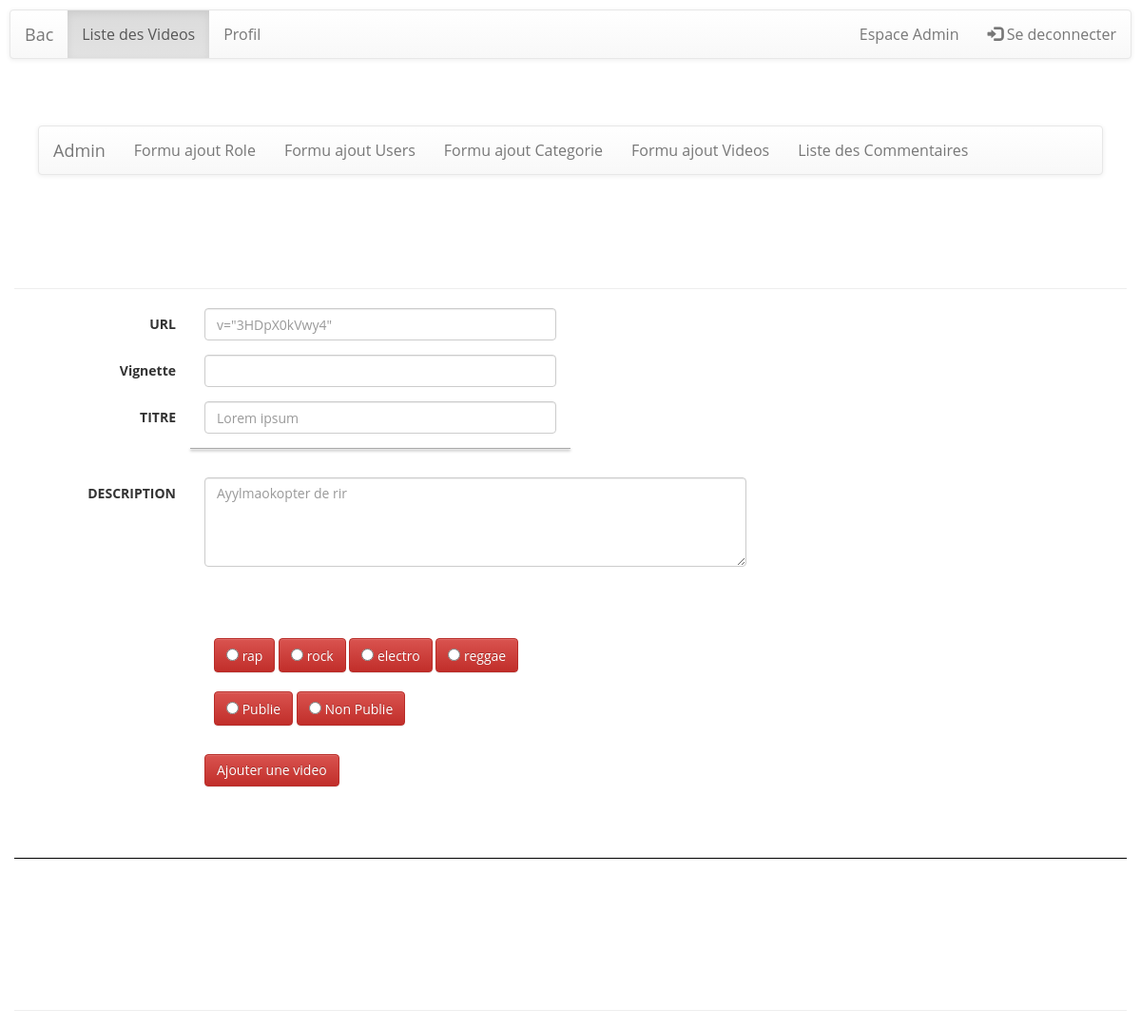
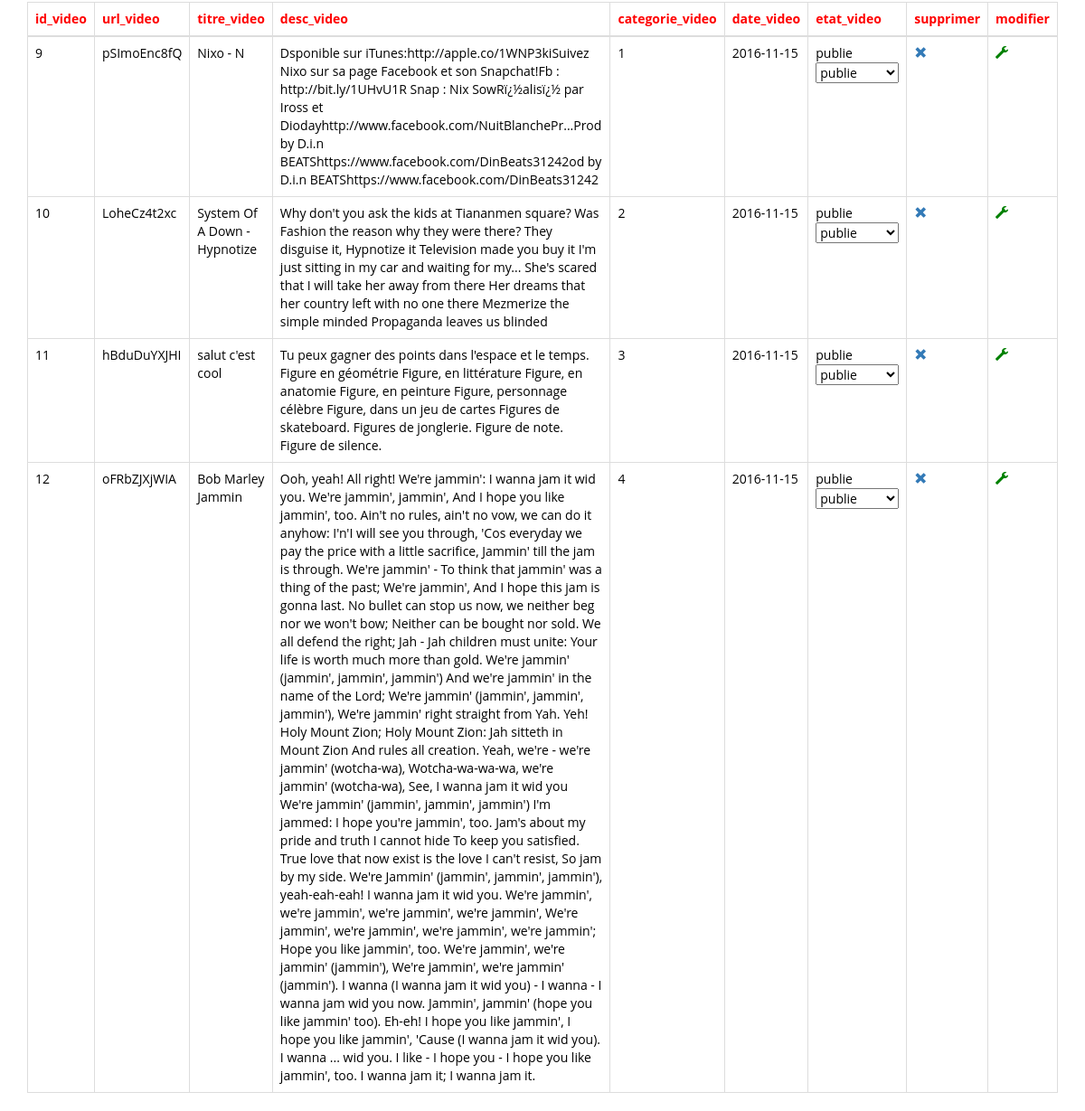
Page /formuAjoutVideo.php (signed in) on the committed database (2 pictures, top to bottom).
### tables this page shows
CREATE TABLE `categories` (
  `id_categorie` int(11) NOT NULL,
  `nom_categorie` varchar(50) NOT NULL
);

CREATE TABLE `videos` (
  `id_video` int(11) NOT NULL,
  `url_video` varchar(255) NOT NULL,
  `vignette_video` varchar(255) NOT NULL,
  `titre_video` varchar(255) NOT NULL,
  `desc_video` varchar(2000) NOT NULL,
  `categorie_video` varchar(255) NOT NULL,
  `date_video` date DEFAULT NULL,
  `etat_video` varchar(20) NOT NULL
);

### listVideos.php (the view, shortened to what this page needs)
<div class="container">
    <div class="row">
        <h2 class="page-header text-center">Liste des Videos !</h2>
    </div>
</div>
<?php
$link = mysqli_connect('localhost','knab','knab','bac');
$tableHeading =array('id_video',
    'url_video',
    'titre_video',
    'desc_video',
    'categorie_video',
    'date_video',
    'etat_video');
$tableHeading[]='supprimer';
$tableHeading[]='modifier';
echo "<div class='container'>";
echo "<table id='table' class='table table-bordered table-responsive table-hover'>";
echo "<thead><tr>";
$i=0;
$tailleChamps = count($tableHeading);
for( $i; $i < $tailleChamps; $i++)
{  ?>
    <th><?=$tableHeading[$i]?></th>
<?php }
echo "</tr></thead>";
echo "<tbody>";
$videos = "SELECT * FROM videos
	LEFT JOIN categories
	ON videos.categorie_video = categories.id_categorie
	ORDER BY id_video";
$reponse = mysqli_query($link, $videos);
if(mysqli_num_rows($reponse)>0){
    while($row = mysqli_fetch_assoc($reponse)){
        echo '<form action="modifier_video.php" method="post">';
        echo "<tr class='".$row['id_video']."'>";
        echo "<td class='".$row['id_video']."'>".$row['id_video']."<input type='hidden' name='id_video' value='".$row['id_video']."'></td>";
        echo "<td class='".$row['url_video']."'>".$row['url_video']."<input type='hidden' name='url_video' value='".$row['url_video']."'></td>";
        echo "<td class='".$row['titre_video']."'>".$row['titre_video']."<input type='hidden' name='titre_video' value='".$row['titre_video']."'></td>";
        echo "<td class='".$row['desc_video']."'>".$row['desc_video']."<input type='hidden' name='desc_video' value='".$row['desc_video']."'></td>";
        echo "<td class='".$row['categorie_video']."'>".$row['categorie_video']."<input type='hidden' name='categorie_video' value='".$row['categorie_video']."'></td>";
        echo "<td class='".$row['date_video']."'>".$row['date_video']."<input type='hidden' name='date_video' value='".$row['date_video']."'></td>";
        echo "<td class='".$row['etat_video']."'>".$row['etat_video']."<select type='hidden' name='etat_video'>
                                                                            <option value='publie'>publie</option>
                                                                            <option value='non publie'>non publie</option>
                                                                      </select>
                                                                         </td>";
        $champSupprimer = '<td><a id="'.$row["id_video"].'" href="javascript:void(0)" onclick="removeUser('.$row["id_video"].')">
						<span class="glyphicon glyphicon-remove" aria-hidden="true"></span></a></td>';
        echo $champSupprimer;
        $champModifier = ' <td><a  class="modifier" id="'.$row["id_video"].'" >
						<span class="glyphicon glyphicon-wrench" style="color:green;" aria-hidden="true"></span></a>
						<input type="submit" name="modifier" value="modifier"></td>';
        echo $champModifier;
        echo "</tr>";
        echo '</form>';
    }
}
echo "</tbody>";
echo "</table>";
echo "</div>";
?>

### formuAjoutVideo.php (shortened to what this page needs)
<?php
include('config.php');
?>
<!DOCTYPE html>
<html lang="fr">
<head>
    <link rel="stylesheet" href="https://maxcdn.bootstrapcdn.com/bootstrap/3.3.6/css/bootstrap.min.css">
    <link rel="stylesheet" href="https://maxcdn.bootstrapcdn.com/bootstrap/3.3.6/css/bootstrap-theme.min.css">
    <link href="assets/css/style.css" rel="stylesheet" />
    <link href="assets/css/custom.css" rel="stylesheet" />
</head>
<body>
<?php include ('navbar.php'); ?>
<?php include ('navbarAdmin.php'); ?>
<div class="container" style="background: white;border-bottom: 1px solid black;">
    <div class="row">
        <h2 class="page-header text-center">Formulaire pour ajouter une nouvelle video !</h2>
        <form class="form-horizontal" role="form" method="post" action="traitementAjoutVideo.php">
            <div class="form-group">
                <label class="col-sm-2 control-label">URL</label>
                <div class="col-md-4">
                    <input type="text" class="form-control" name="lienUrl" id="url1" value="">
                </div>
            </div>
            <div class="form-group">
                <label class="col-sm-2 control-label">Vignette</label>
                <div class="col-md-4">
                    <input type="text" class="form-control" name="vignette" id="url1" value="">
                </div>
            </div>
            <div class="form-group">
                <label class="col-sm-2 control-label">TITRE</label>
                <div class="col-md-4">
                    <input type="text" class="form-control" name="lienTitre" id="titre1" value="">
                </div>
            </div>
            <div class="row">
                <div class="col-md-4 col-xs-12 col-md-offset-2" style="border-bottom: 1px solid darkgrey;box-shadow: 0px 2px 3px #888888;margin-bottom:30px;"></div>
            </div>
            <div class="form-group">
                <label class="col-sm-2 control-label">DESCRIPTION</label>
                <div class="col-sm-6">
                    <textarea class="form-control" rows="4" name="description" id="description1" ></textarea>
                </div>
            </div>
            <br>
            <br>
            <br>
            <div class="col-md-6 col-md-offset-2">
                <?php
                $sql= "SELECT * FROM categories";
                $req = $link->query($sql);
                while ($row = mysqli_fetch_object($req)) {
                    ?>
                    <label class="btn btn-danger checked">
                        <input type="radio" name="categorie[]" value="<?= $row->id_categorie;?>"> <?= $row->nom_categorie;?>
                    </label>
                    <?php
                }
                ?>
                <br>
                <br>
                <label class="btn btn-danger checked">
                    <input type="radio" name="etat" value="publie"> Publie
                </label>
                <label class="btn btn-danger">
                    <input type="radio" name="etat" value="non publie"> Non Publie
                </label>
            </div>
            <div class="form-group">
                <div class="col-sm-10 col-sm-offset-2">
                    <input name="envoyer" type="submit" value="Ajouter une video" class="btn btn-danger" style="margin-top:30px;">
                </div>
            </div>
            <br>
            <br>
            <br>
        </form>
    </div>
</div>
<br>
<br>
<br>
<?php include('listVideos.php'); ?>
</body>
</html>

### assets/css/style.css (style rules this page uses)
h1, h2, h3, h4, h5, h6 { font-family:'Open Sans', sans-serif; font-weight: bold; color: white; }
.text-center { text-align:center; }
h2 { line-height:50px; color:#424242; }
.form-control { background-color: rgba(255, 255, 255, 0); }

### assets/css/custom.css (style rules this page uses)
html { margin:0; padding:0; }
body { background: url('http://www.freebiesgallery.com/wp-content/uploads/2012/08/dark-website-backgrounds-10.jpg'); background-size: 100%; background-repeat: repeat; margin: 0; padding:0; height: 100%; }
h2 { color:white; }
#table { background-color:white; }
th { color:red; }
tr { color:black; }
td { color:black; }

### rows in the picture
categories: nom_categorie "rap"
categories: nom_categorie "rock"
categories: nom_categorie "electro"
categories: nom_categorie "reggae"
videos: id_video "9", url_video "pSImoEnc8fQ", titre_video "Nixo - N", desc_video "Dsponible sur iTunes:http://apple.co/1WNP3kiSuivez Nixo sur sa page Facebook et son Snapchat!Fb : http://bit.ly/1UHvU1R Snap : Nix SowRï¿½alisï¿½ par Iross et Diodayhttp://www.facebook.com/NuitBlanchePr...Prod by D.i.n BEATShttps://www.facebook.com/DinBeats31242od by D.i.n BEATShttps://www.facebook.com/DinBeats31242", categorie_video "1", date_video "2016-11-15", etat_video "publie"
videos: id_video "10", url_video "LoheCz4t2xc", titre_video "System Of A Down - Hypnotize", desc_video "Why don't you ask the kids at Tiananmen square? Was Fashion the reason why they were there? They disguise it, Hypnotize it Television made you buy it I'm just sitting in my car and waiting for my... She's scared that I will take her away from there Her dreams that her country left with no one there Mezmerize the simple minded Propaganda leaves us blinded", categorie_video "2", date_video "2016-11-15", etat_video "publie"
videos: id_video "11", url_video "hBduDuYXJHI", titre_video "salut c'est cool", desc_video "Tu peux gagner des points dans l'espace et le temps. Figure en géométrie Figure, en littérature Figure, en anatomie Figure, en peinture Figure, personnage célèbre Figure, dans un jeu de cartes Figures de skateboard. Figures de jonglerie. Figure de note. Figure de silence.", categorie_video "3", date_video "2016-11-15", etat_video "publie"
videos: id_video "12", url_video "oFRbZJXjWIA", titre_video "Bob Marley Jammin", desc_video "Ooh, yeah! All right! We're jammin': I wanna jam it wid you. We're jammin', jammin', And I hope you like jammin', too. Ain't no rules, ain't no vow, we can do it anyhow: I'n'I will see you through, 'Cos everyday we pay the price with a little sacrifice, Jammin' till the jam is through. We're jammin' - To think that jammin' was a thing of the past; We're jammin', And I hope this jam is gonna last. No bullet can stop us now, we neither beg nor we won't bow; Neither can be bought nor sold. We all defend the right; Jah - Jah children must unite: Your life is worth much more than gold. We're jammin' (jammin', jammin', jammin') And we're jammin' in the name of the Lord; We're jammin' (jammin',…", categorie_video "4", date_video "2016-11-15", etat_video "publie"

### other values in the picture
$tableHeading[$i] "id_video"
$tableHeading[$i] "url_video"
$tableHeading[$i] "titre_video"
$tableHeading[$i] "desc_video"
$tableHeading[$i] "categorie_video"
$tableHeading[$i] "date_video"
$tableHeading[$i] "etat_video"
$tableHeading[$i] "supprimer"
$tableHeading[$i] "modifier"
